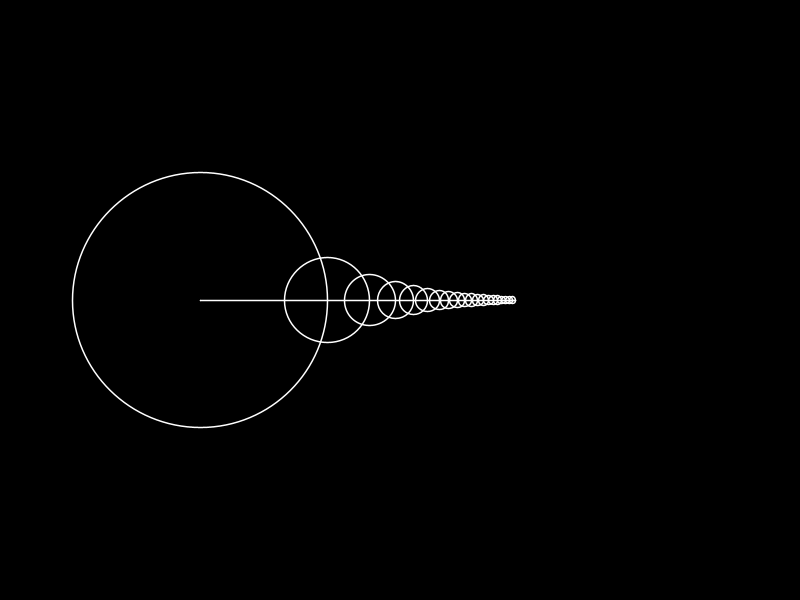
Frame 1 (no input)
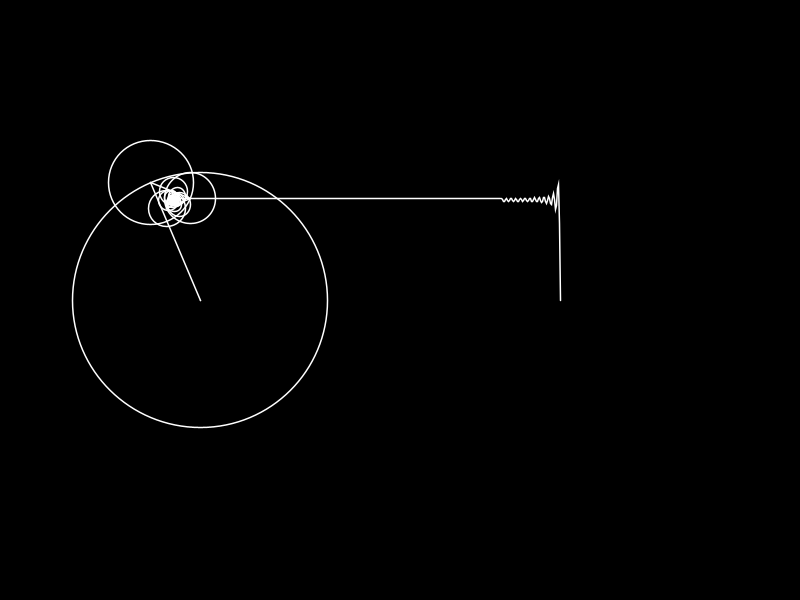
Frame 60 (the mouse pressed at the canvas centre just before this capture)
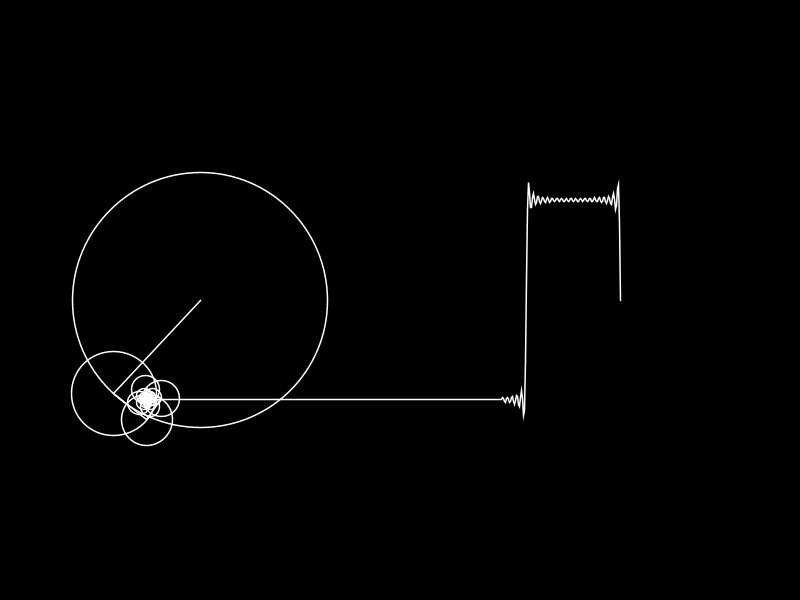
Frame 120 (the mouse held since frame 60 and released just before this capture)

The Processing sketch that drew these frames (run headless with seeded random() and noise(); from frame 60 on, the mouse is pressed at the canvas centre):

// Processing sketch: Fourrier_Series
// ── Fourrier_Series.pde
float step, ang;
ArrayList<Float> points = new ArrayList<Float>();
float point;

//settings
float r=100;  //radius of big circle
float n=20;  //no. of sinusoidal function

void setup() {
  size(800, 600);
  stroke(255);
  strokeWeight(1.5);
  noFill();
  ellipseMode(RADIUS);
  colorMode(HSB);
  strokeWeight(1.5);

  step = 1/30.0;
}

void draw() {
  background(0);
  translate(width/2+100, height/2);

  pushMatrix();
  translate(-300, 0);
  float prevr=0, prevx=0, prevy=0;
  float x=0, y=0, r_=0;
  for (int i=1; i<n*2; i+=2) {
    r_ = r*(4/(PI*i));
    x = prevx+prevr*cos(-ang*step*(i-2));
    y = prevy+prevr*sin(-ang*step*(i-2));

    circle(x, y, r_);
    line(prevx, prevy, x, y);

    prevr = r_;
    prevx = x;
    prevy = y;
  }
  x = prevx+prevr*cos(-ang*step*(n*2-1));
  y = prevy+prevr*sin(-ang*step*(n*2-1));
  line(prevx, prevy, x, y);
  points.add(y);
  line(x, y, 300, y);
  popMatrix();


  beginShape();
  for (int i=points.size()-1; i>=0; i--) {
    point = points.get(i);
    vertex((points.size()-i), point);
    if (points.size()>width/2)
      points.remove(0);
  }
  endShape();
  ang++;
}
